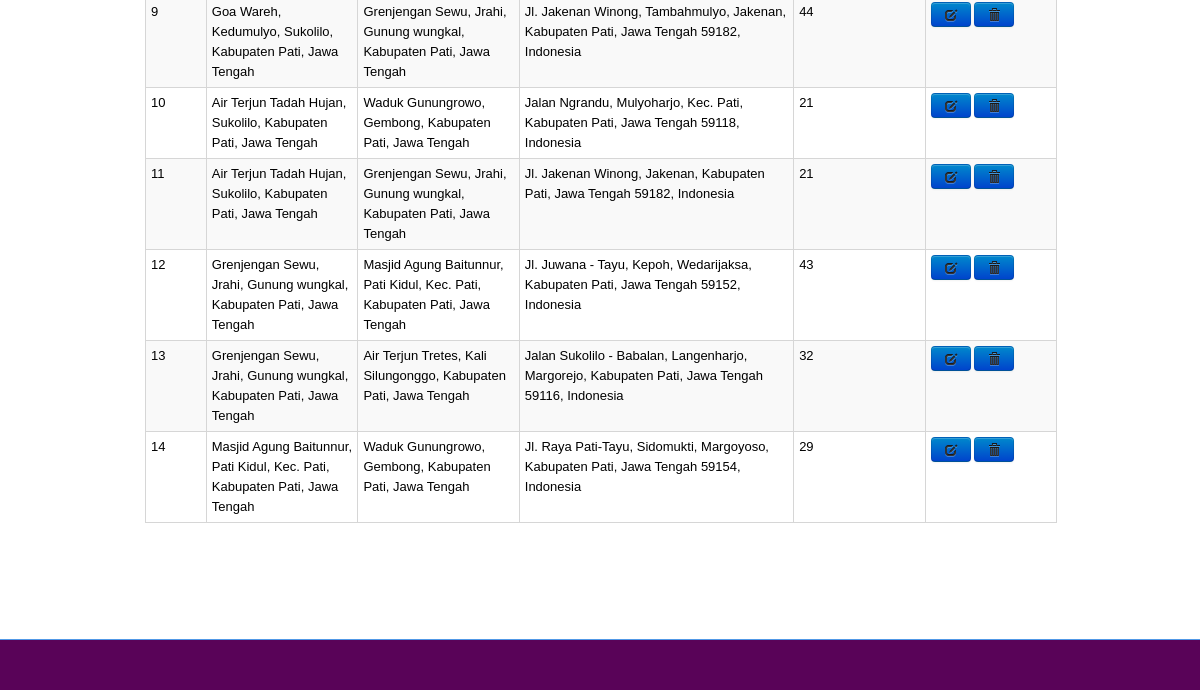
/?hal=data_rute (signed in, lower part), run on an earlier commit of the app's database.
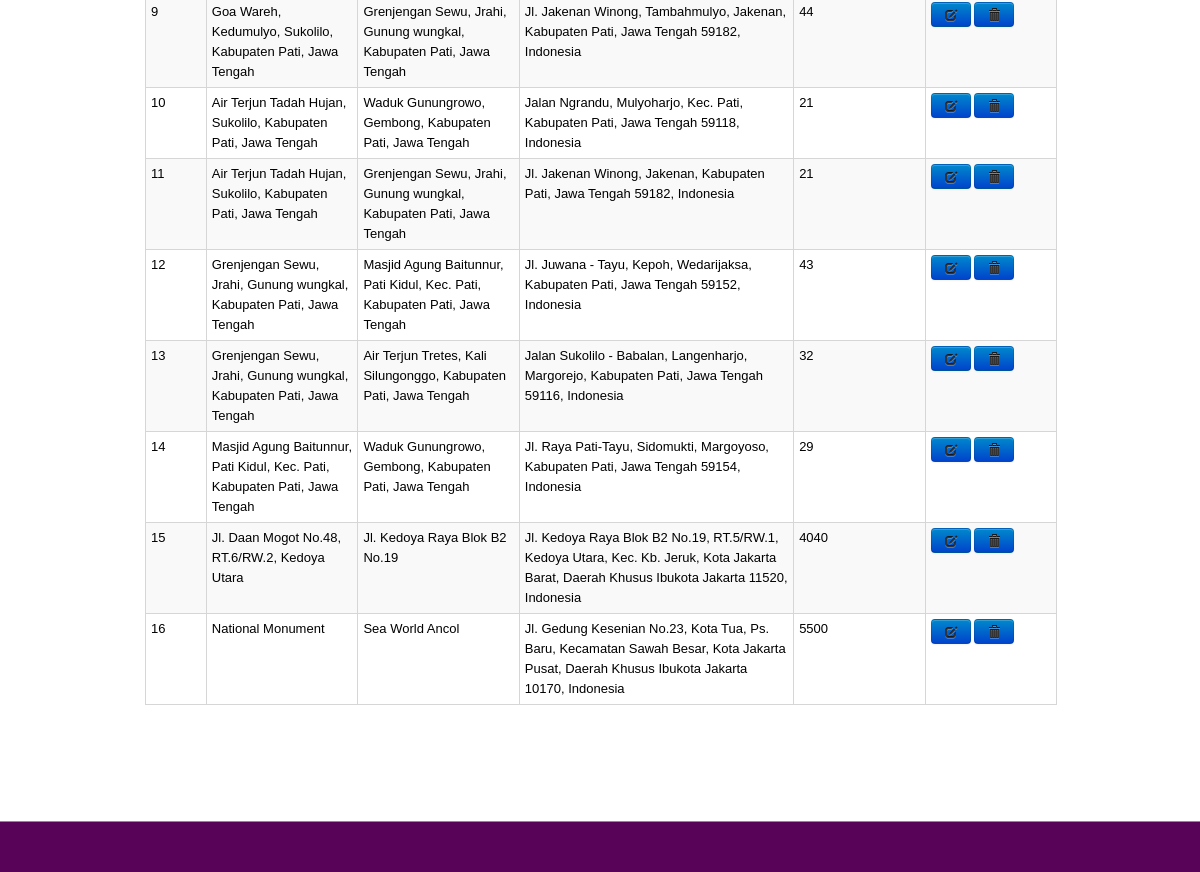
And on a later commit of the database.
### tables this page shows
CREATE TABLE IF NOT EXISTS `rute_wisata` (
  `id_rute` int(4) NOT NULL AUTO_INCREMENT,
  `lokasi_awal` varchar(350) DEFAULT NULL,
  `lokasi_tujuan` varchar(350) DEFAULT NULL,
  `lat` text,
  `lng` text,
  `alamat` text,
  `waktu` varchar(100) DEFAULT NULL,
  `km` varchar(100) DEFAULT NULL,
  `nilai` varchar(15) DEFAULT NULL,
  PRIMARY KEY (`id_rute`)
);

### includes/p_rute.php (the view, shortened to what this page needs)
<?php
$link_update='?hal=update_rute';
$daftar='';$no=0;
$q="select * from rute_wisata order by id_rute";
$q=mysqli_query($con,$q);
if(mysqli_num_rows($q) > 0){
	while($h=mysqli_fetch_array($q)){
		$no++;
		$id=$h['id_rute'];
		$daftar.='
		  <tr>
			<td valign="top">'.$no.'</td>
			<td valign="top">'.$h['lokasi_awal'].'</td>
			<td valign="top">'.$h['lokasi_tujuan'].'</td>
			<td valign="top">'.$h['alamat'].'</td>
			<td valign="top">'.$h['nilai'].'</td>
			<td align="center" valign="top"><a href="'.$link_update.'&amp;id='.$id.'&amp;action=edit" class="btn"><i class="icon-edit"></i></a> <a href="#" onclick="DeleteConfirm(\''.$link_update.'&amp;id='.$id.'&amp;action=delete\');return(false);" class="btn"><i class="icon-trash"></i></a></td>
		  </tr>
		';
	}
}
?>
<a href="<?php echo $link_update;?>" class="btn blue" style="float:right"><i class="icon-plus"></i> Tambah Data</a><br /><br />
<table width="1077" class="table table-striped table-hover table-bordered">
	<tbody>
		<?php echo $daftar;?>
	</tbody>
</table>

### index.php (shortened to what this page needs)
<?php
if(isset($_SESSION['LOGIN_ID'])){
	require_once 'content.php';
}else{
	require_once 'hal.php';
}
?>

### content.php (shortened to what this page needs)
<!DOCTYPE html PUBLIC "-//W3C//DTD XHTML 1.0 Transitional//EN" "http://www.w3.org/TR/xhtml1/DTD/xhtml1-transitional.dtd">
<html xmlns="xhtml/index.html">
<head>
	<link rel="stylesheet" type="text/css" media="screen" title="screen" href="css/reset.css"/>
	<link rel="stylesheet" type="text/css" media="screen" title="screen" href="css/style.css"/>
    <link rel="stylesheet" type="text/css" media="screen" title="screen" href="css/template_style.css"/>
    <link rel="stylesheet" type="text/css" media="screen" title="screen" href="css/bootstrap.css"/>
   <link rel="stylesheet" href="themes/base/jquery.ui.all.css">
    <link rel="stylesheet" type="text/css" href="css/superfish.css" media="screen" />
</head>
<body onload="initialize(); addMarkers()">
<div id="main_container">
    <div id="content_wrap">
    	<div id="content">
            <?php eval($CONTENT_["main"]);?>
      </div>
        <div class="clear"></div>
    </div>
</div>
<div id="footer_container">
</div>
</body>
</html>

### css/style.css (style rules this page uses)
body { font-family: Arial, Helvetica, sans-serif; font-size: 13px; background: #ffffff top repeat-x url('../images/bg.jpg'); color: #000000; margin: 0; padding: 0; }
i, em { font-style: italic; }
#content table { width: 100%; border-collapse: collapse; margin-top: 10px; }
#main_container { width: 960px; margin: 0px auto 0px auto; display: block; }
#content_wrap { width: 960px; background: top center no-repeat url('../images/content_bg.jpg'); margin-top: 20px; margin-right: 0px; margin-bottom: 20px; margin-left: 0px; }
#content { width: 95%; float: left; display: inline; margin-right: 20px; margin-bottom: 25px; margin-left: 25px; margin-top: 10px; }
.clear { width: 960px; height: 1px; clear: both; }
#footer_container { width: 100%; padding: 20px 0px 30px 0px; }

### css/template_style.css (style rules this page uses)
a { color:#5198E6; text-decoration:none; }
#footer_container { background-color:#590358; border-top:1px #5198e6 solid; color:#5198e6; }

What changed in the data, as far as the page shows it:
added rute_wisata: lokasi_awal "Jl. Daan Mogot No.48, RT.6/RW.2, Kedoya Utara", lokasi_tujuan "Jl. Kedoya Raya Blok B2 No.19", alamat "Jl. Kedoya Raya Blok B2 No.19, RT.5/RW.1, Kedoya Utara, Kec. Kb. Jeruk, Kota Jakarta Barat, Daerah Khusus Ibukota Jakarta 11520, Indonesia", nilai "4040"
added rute_wisata: lokasi_awal "National Monument", lokasi_tujuan "Sea World Ancol", alamat "Jl. Gedung Kesenian No.23, Kota Tua, Ps. Baru, Kecamatan Sawah Besar, Kota Jakarta Pusat, Daerah Khusus Ibukota Jakarta 10170, Indonesia", nilai "5500"
